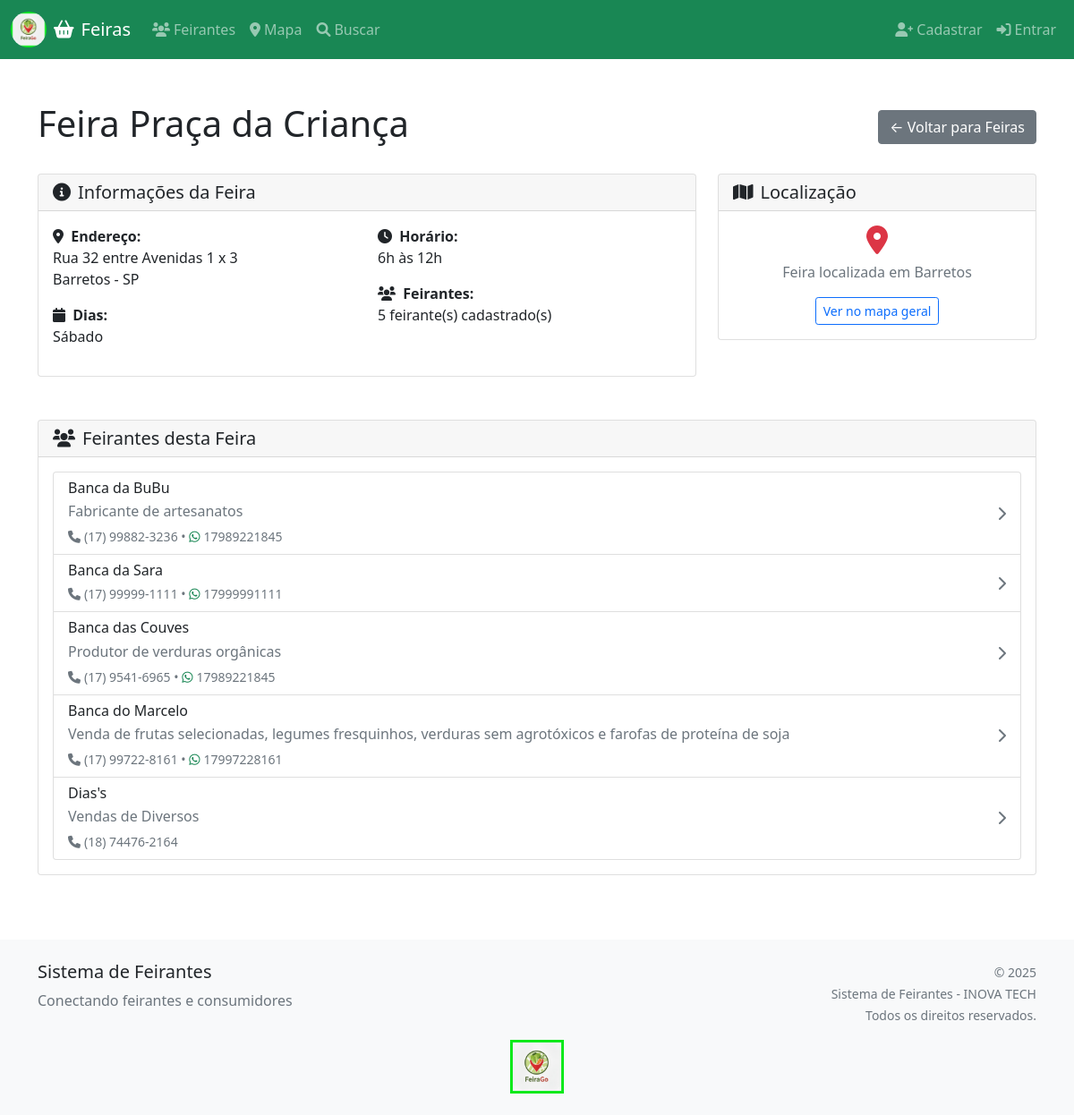
The page /feirantes/feira/2/ on the database its author committed.
### feirantes/models.py (models this page shows, shortened)
class Feira(models.Model):
    DIAS_SEMANA = [
        ('segunda', 'Segunda-feira'),
        ('terca', 'Terça-feira'),
        ('quarta', 'Quarta-feira'),
        ('quinta', 'Quinta-feira'),
        ('sexta', 'Sexta-feira'),
        ('sabado', 'Sábado'),
        ('domingo', 'Domingo'),
        ('segunda_quarta', 'Segunda e Quarta'),
        ('terca_quinta', 'Terça e Quinta'),
        ('segunda_quinta', 'Segunda a Quinta'),
        ('segunda_sexta', 'Segunda a Sexta'),
        ('sabado_domingo', 'Finais de Semana'),
        ('todos_dias', 'Todos os dias'),
    ]
    nome = models.CharField(max_length=200)
    endereco = models.TextField()
    cidade = models.CharField(max_length=100)
    estado = models.CharField(max_length=2)
    cep = models.CharField(max_length=9, blank=True)
    latitude = models.DecimalField(
        max_digits=10, decimal_places=7, blank=True, null=True)
    longitude = models.DecimalField(
        max_digits=10, decimal_places=7, blank=True, null=True)
    dias_funcionamento = models.CharField(
        max_length=20, choices=DIAS_SEMANA, default='sabado')
    horario_funcionamento = models.CharField(
        max_length=100, blank=True, help_text="Ex: 7h às 12h")
    ativa = models.BooleanField(default=True)
    criado_em = models.DateTimeField(auto_now_add=True)
    atualizado_em = models.DateTimeField(auto_now=True)
    class Meta:
        verbose_name = 'Feira'
        verbose_name_plural = 'Feiras'
        ordering = ['nome']
    def get_dias_funcionamento_display(self):
        return dict(self.DIAS_SEMANA).get(self.dias_funcionamento, '')

class Feirante(models.Model):
    usuario = models.OneToOneField(
        User, on_delete=models.CASCADE, related_name='feirante')
    nome_comercial = models.CharField(max_length=200)
    cpf = models.CharField(max_length=14, unique=True)
    telefone = models.CharField(max_length=20)
    whatsapp = models.CharField(max_length=20, blank=True)
    email = models.EmailField()
    endereco = models.TextField(blank=True)
    cidade = models.CharField(max_length=100, blank=True)
    estado = models.CharField(max_length=2, blank=True)
    cep = models.CharField(max_length=9, blank=True)
    descricao = models.TextField(blank=True)
    foto = models.ImageField(upload_to='feirantes/', blank=True, null=True)
    especialidades = models.ManyToManyField(
        Especialidade, blank=True,
        help_text="Principais produtos/especialidades")
    feiras = models.ManyToManyField(
        Feira,
        blank=True,
        help_text="Feiras onde o feirante participa",
        related_name="feirantes"
    )
    subdominio = models.SlugField(
        max_length=100, unique=True,
        help_text="URL da loja: site.com/loja/[subdominio]")
    instagram = models.CharField(max_length=100, blank=True)
    facebook = models.CharField(max_length=100, blank=True)
    ativo = models.BooleanField(default=True)
    verificado = models.BooleanField(default=False)
    criado_em = models.DateTimeField(auto_now_add=True)
    atualizado_em = models.DateTimeField(auto_now=True)
    class Meta:
        verbose_name = 'Feirante'
        verbose_name_plural = 'Feirantes'
        ordering = ['nome_comercial']

### feirantes/views.py (the view)
# urls.py: path('feira/<int:pk>/', views.detalhe_feira, name='detalhe_feira'),
def detalhe_feira(request, pk):
    feira = get_object_or_404(Feira, pk=pk, ativa=True)
    feirantes = feira.feirantes.filter(ativo=True)  # type: ignore
    return render(request, 'feirantes/detalhe_feira.html', {
        'feira': feira,
        'feirantes': feirantes
    })

### feirantes/templates/feirantes/detalhe_feira.html (shortened to what this page needs)
{% extends 'feirantes/base.html' %}
{% block content %}
<div class="container mt-4">
    <div class="d-flex justify-content-between align-items-center mb-4">
        <h1>{{ feira.nome }}</h1>
        <a href="{% url 'feirantes:lista_feiras' %}" class="btn btn-secondary">
            ← Voltar para Feiras
        </a>
    </div>
    <div class="row">
        <div class="col-md-8">
            <div class="card mb-4">
                <div class="card-header">
                    <h5 class="mb-0"><i class="fas fa-info-circle me-2"></i>Informações da Feira</h5>
                </div>
                <div class="card-body">
                    <div class="row">
                        <div class="col-md-6">
                            <p><strong><i class="fas fa-map-marker-alt me-1"></i> Endereço:</strong><br>
                                {{ feira.endereco }}<br>
                                {{ feira.cidade }} - {{ feira.estado }}</p>
                            <p><strong><i class="fas fa-calendar me-1"></i> Dias:</strong><br>
                                {{ feira.get_dias_funcionamento_display }}</p>
                        </div>
                        <div class="col-md-6">
                            <p><strong><i class="fas fa-clock me-1"></i> Horário:</strong><br>
                                {{ feira.horario_funcionamento }}</p>
                            <p><strong><i class="fas fa-users me-1"></i> Feirantes:</strong><br>
                                {{ feirantes.count }} feirante(s) cadastrado(s)</p>
                        </div>
                    </div>
                </div>
            </div>
        </div>
        <div class="col-md-4">
            <div class="card">
                <div class="card-header">
                    <h5 class="mb-0"><i class="fas fa-map me-2"></i>Localização</h5>
                </div>
                <div class="card-body text-center">
                    <p class="text-muted">
                        <i class="fas fa-map-marker-alt text-danger fa-2x mb-2"></i><br>
                        Feira localizada em {{ feira.cidade }}
                    </p>
                    <a href="{% url 'feirantes:mapa' %}" class="btn btn-outline-primary btn-sm">
                        Ver no mapa geral
                    </a>
                </div>
            </div>
        </div>
    </div>
    <div id="feirantes" class="mt-4">
        <div class="card">
            <div class="card-header">
                <h5 class="mb-0"><i class="fas fa-users me-2"></i>Feirantes desta Feira</h5>
            </div>
            <div class="card-body">
                {% if feirantes %}
                <div class="list-group">
                    {% for feirante in feirantes %}
                    <a href="{% url 'feirantes:loja_feirante' feirante.subdominio %}"
                        class="list-group-item list-group-item-action">
                        <div class="d-flex justify-content-between align-items-center">
                            <div>
                                <h6 class="mb-1">{{ feirante.nome_comercial }}</h6>
                                {% if feirante.descricao %}
                                <p class="mb-1 text-muted">{{ feirante.descricao|truncatewords:15 }}</p>
                                {% endif %}
                                <small class="text-muted">
                                    <i class="fas fa-phone me-1"></i>{{ feirante.telefone }}
                                    {% if feirante.whatsapp %}
                                    • <i class="fab fa-whatsapp me-1 text-success"></i>{{ feirante.whatsapp }}
                                    {% endif %}
                                </small>
                            </div>
                            <i class="fas fa-chevron-right text-muted"></i>
                        </div>
                    </a>
                    {% endfor %}
                </div>
                {% else %}
                <div class="alert alert-info">
                    <i class="fas fa-info-circle me-2"></i>
                    Nenhum feirante cadastrado nesta feira ainda.
                </div>
                {% endif %}
            </div>
        </div>
    </div>
</div>
{% endblock %}

### rows shown on the page
Feira: nome "Feira Praça da Criança", endereco "Rua 32 entre Avenidas 1 x 3", cidade "Barretos", estado "SP", dias_funcionamento "Sábado", horario_funcionamento "6h às 12h"
Feirante: nome_comercial "Banca da BuBu", descricao "Fabricante de artesanatos", telefone "(17) 99882-3236", whatsapp "17989221845"
Feirante: nome_comercial "Banca da Sara", telefone "(17) 99999-1111", whatsapp "17999991111"
Feirante: nome_comercial "Banca das Couves", descricao "Produtor de verduras orgânicas", telefone "(17) 9541-6965", whatsapp "17989221845"
Feirante: nome_comercial "Banca do Marcelo", descricao "Venda de frutas selecionadas, legumes fresquinhos, verduras sem agrotóxicos e farofas de proteína de soja", telefone "(17) 99722-8161", whatsapp "17997228161"
Feirante: nome_comercial "Dias's", descricao "Vendas de Diversos", telefone "(18) 74476-2164"

### other values the page prints
{{ feirantes.count }} "5"
